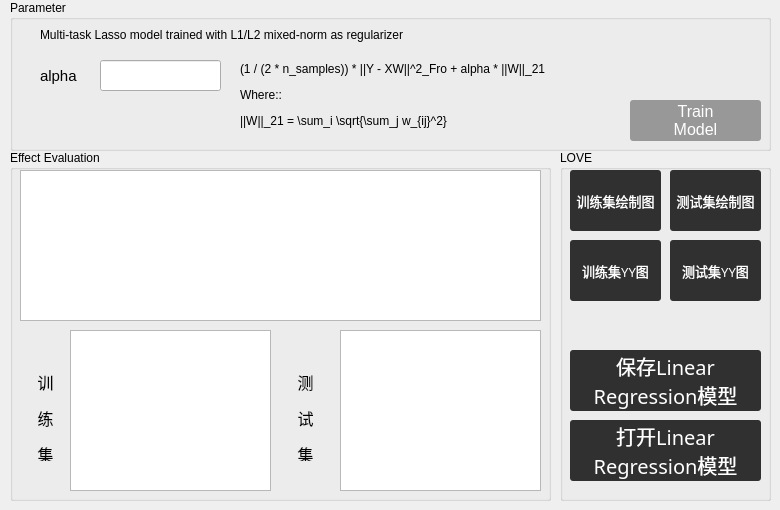
   <widget class="QWidget" name="tab_5">
    <attribute name="title">
     <string>Multi-task Lasso</string>
    </attribute>
    <widget class="QGroupBox" name="groupBox_11">
     <property name="geometry">
      <rect>
       <x>10</x>
       <y>0</y>
       <width>761</width>
       <height>151</height>
      </rect>
     </property>
     <property name="title">
      <string>Parameter</string>
     </property>
     <widget class="QPushButton" name="mu_action">
      <property name="geometry">
       <rect>
        <x>620</x>
        <y>100</y>
        <width>131</width>
        <height>41</height>
       </rect>
      </property>
      <property name="font">
       <font>
        <pointsize>12</pointsize>
       </font>
      </property>
      <property name="styleSheet">
       <string notr="true">QPushButton { background-color:rgb(152, 152, 152); border-radius: 3px; color: rgb(255, 255, 255); } QPushButton:hover { background-color:rgb(91, 91, 136)}</string>
      </property>
      <property name="text">
       <string>Train
Model</string>
      </property>
     </widget>
     <widget class="QLabel" name="label_6">
      <property name="geometry">
       <rect>
        <x>30</x>
        <y>60</y>
        <width>51</width>
        <height>31</height>
       </rect>
      </property>
      <property name="font">
       <font>
        <pointsize>11</pointsize>
       </font>
      </property>
      <property name="text">
       <string>alpha</string>
      </property>
     </widget>
     <widget class="QLineEdit" name="mu_edit">
      <property name="geometry">
       <rect>
        <x>90</x>
        <y>60</y>
        <width>121</width>
        <height>31</height>
       </rect>
      </property>
     </widget>
     <widget class="QLabel" name="label_12">
      <property name="geometry">
       <rect>
        <x>230</x>
        <y>40</y>
        <width>361</width>
        <height>111</height>
       </rect>
      </property>
      <property name="text">
       <string>&lt;html&gt;&lt;head/&gt;&lt;body&gt;&lt;p&gt;(1 / (2 * n_samples)) * ||Y - XW||^2_Fro + alpha * ||W||_21&lt;/p&gt;&lt;p&gt;Where::&lt;/p&gt;&lt;p&gt;||W||_21 = \sum_i \sqrt{\sum_j w_{ij}^2}&lt;/p&gt;&lt;/body&gt;&lt;/html&gt;</string>
      </property>
     </widget>
     <widget class="QLabel" name="label_19">
      <property name="geometry">
       <rect>
        <x>30</x>
        <y>20</y>
        <width>541</width>
        <height>31</height>
       </rect>
      </property>
      <property name="text">
       <string>&lt;html&gt;&lt;head/&gt;&lt;body&gt;&lt;p&gt;Multi-task Lasso model trained with L1/L2 mixed-norm as regularizer&lt;/p&gt;&lt;/body&gt;&lt;/html&gt;</string>
      </property>
     </widget>
    </widget>
    <widget class="QGroupBox" name="groupBox_17">
     <property name="geometry">
      <rect>
       <x>10</x>
       <y>150</y>
       <width>541</width>
       <height>351</height>
      </rect>
     </property>
     <property name="title">
      <string>Effect Evaluation</string>
     </property>
     <widget class="QTableWidget" name="mu_table01">
      <property name="geometry">
       <rect>
        <x>10</x>
        <y>20</y>
        <width>521</width>
        <height>151</height>
       </rect>
      </property>
     </widget>
     <widget class="QTableWidget" name="mu_table02">
      <property name="geometry">
       <rect>
        <x>60</x>
        <y>180</y>
        <width>201</width>
        <height>161</height>
       </rect>
      </property>
     </widget>
     <widget class="QTableWidget" name="mu_table03">
      <property name="geometry">
       <rect>
        <x>330</x>
        <y>180</y>
        <width>201</width>
        <height>161</height>
       </rect>
      </property>
     </widget>
     <widget class="QLabel" name="label_29">
      <property name="geometry">
       <rect>
        <x>280</x>
        <y>220</y>
        <width>31</width>
        <height>91</height>
       </rect>
      </property>
      <property name="text">
       <string>&lt;html&gt;&lt;head/&gt;&lt;body&gt;&lt;p align=&quot;center&quot;&gt;&lt;span style=&quot; font-size:12pt;&quot;&gt;测&lt;/span&gt;&lt;/p&gt;&lt;p align=&quot;center&quot;&gt;&lt;span style=&quot; font-size:12pt;&quot;&gt;试&lt;/span&gt;&lt;/p&gt;&lt;p align=&quot;center&quot;&gt;&lt;span style=&quot; font-size:12pt;&quot;&gt;集&lt;/span&gt;&lt;/p&gt;&lt;/body&gt;&lt;/html&gt;</string>
      </property>
     </widget>
     <widget class="QLabel" name="label_35">
      <property name="geometry">
       <rect>
        <x>20</x>
        <y>220</y>
        <width>31</width>
        <height>91</height>
       </rect>
      </property>
      <property name="text">
       <string>&lt;html&gt;&lt;head/&gt;&lt;body&gt;&lt;p align=&quot;center&quot;&gt;&lt;span style=&quot; font-size:12pt;&quot;&gt;训&lt;/span&gt;&lt;/p&gt;&lt;p align=&quot;center&quot;&gt;&lt;span style=&quot; font-size:12pt;&quot;&gt;练&lt;/span&gt;&lt;/p&gt;&lt;p align=&quot;center&quot;&gt;&lt;span style=&quot; font-size:12pt;&quot;&gt;集&lt;/span&gt;&lt;/p&gt;&lt;/body&gt;&lt;/html&gt;</string>
      </property>
     </widget>
    </widget>
    <widget class="QGroupBox" name="groupBox_23">
     <property name="geometry">
      <rect>
       <x>560</x>
       <y>150</y>
       <width>211</width>
       <height>351</height>
      </rect>
     </property>
     <property name="title">
      <string>LOVE</string>
     </property>
     <widget class="QPushButton" name="save_mu_button">
      <property name="geometry">
       <rect>
        <x>10</x>
        <y>200</y>
        <width>191</width>
        <height>61</height>
       </rect>
      </property>
      <property name="font">
       <font>
        <family>幼圆</family>
        <pointsize>15</pointsize>
       </font>
      </property>
      <property name="styleSheet">
       <string notr="true">QPushButton { background-color:rgb(48, 48, 48); border-radius: 3px; color: rgb(255, 255, 255); } QPushButton:hover { background-color:rgb(91, 91, 136)}</string>
      </property>
      <property name="text">
       <string>保存Linear
Regression模型</string>
      </property>
     </widget>
     <widget class="QPushButton" name="open_mu_button">
      <property name="geometry">
       <rect>
        <x>10</x>
        <y>270</y>
        <width>191</width>
        <height>61</height>
       </rect>
      </property>
      <property name="font">
       <font>
        <family>幼圆</family>
        <pointsize>15</pointsize>
       </font>
      </property>
      <property name="styleSheet">
       <string notr="true">QPushButton { background-color:rgb(48, 48, 48); border-radius: 3px; color: rgb(255, 255, 255); } QPushButton:hover { background-color:rgb(91, 91, 136)}</string>
      </property>
      <property name="text">
       <string>打开Linear
Regression模型</string>
      </property>
     </widget>
     <widget class="QPushButton" name="hz_mu_tr">
      <property name="geometry">
       <rect>
        <x>10</x>
        <y>20</y>
        <width>91</width>
        <height>61</height>
       </rect>
      </property>
      <property name="font">
       <font>
        <family>幼圆</family>
        <pointsize>10</pointsize>
       </font>
      </property>
      <property name="styleSheet">
       <string notr="true">QPushButton { background-color:rgb(48, 48, 48); border-radius: 3px; color: rgb(255, 255, 255); } QPushButton:hover { background-color:rgb(91, 91, 136)}</string>
      </property>
      <property name="text">
       <string>训练集绘制图</string>
      </property>
     </widget>
     <widget class="QPushButton" name="hz_mu_te_2">
      <property name="geometry">
       <rect>
        <x>110</x>
        <y>90</y>
        <width>91</width>
        <height>61</height>
       </rect>
      </property>
      <property name="font">
       <font>
        <family>幼圆</family>
        <pointsize>10</pointsize>
       </font>
      </property>
      <property name="styleSheet">
       <string notr="true">QPushButton { background-color:rgb(48, 48, 48); border-radius: 3px; color: rgb(255, 255, 255); } QPushButton:hover { background-color:rgb(91, 91, 136)}</string>
      </property>
      <property name="text">
       <string>测试集YY图</string>
      </property>
     </widget>
     <widget class="QPushButton" name="hz_mu_tr_2">
      <property name="geometry">
       <rect>
        <x>10</x>
        <y>90</y>
        <width>91</width>
        <height>61</height>
       </rect>
      </property>
      <property name="font">
       <font>
        <family>幼圆</family>
        <pointsize>10</pointsize>
       </font>
      </property>
      <property name="styleSheet">
       <string notr="true">QPushButton { background-color:rgb(48, 48, 48); border-radius: 3px; color: rgb(255, 255, 255); } QPushButton:hover { background-color:rgb(91, 91, 136)}</string>
      </property>
      <property name="text">
       <string>训练集YY图</string>
      </property>
     </widget>
     <widget class="QPushButton" name="hz_mu_te">
      <property name="geometry">
       <rect>
        <x>110</x>
        <y>20</y>
        <width>91</width>
        <height>61</height>
       </rect>
      </property>
      <property name="font">
       <font>
        <family>幼圆</family>
        <pointsize>10</pointsize>
       </font>
      </property>
      <property name="styleSheet">
       <string notr="true">QPushButton { background-color:rgb(48, 48, 48); border-radius: 3px; color: rgb(255, 255, 255); } QPushButton:hover { background-color:rgb(91, 91, 136)}</string>
      </property>
      <property name="text">
       <string>测试集绘制图</string>
      </property>
     </widget>
    </widget>
   </widget>
